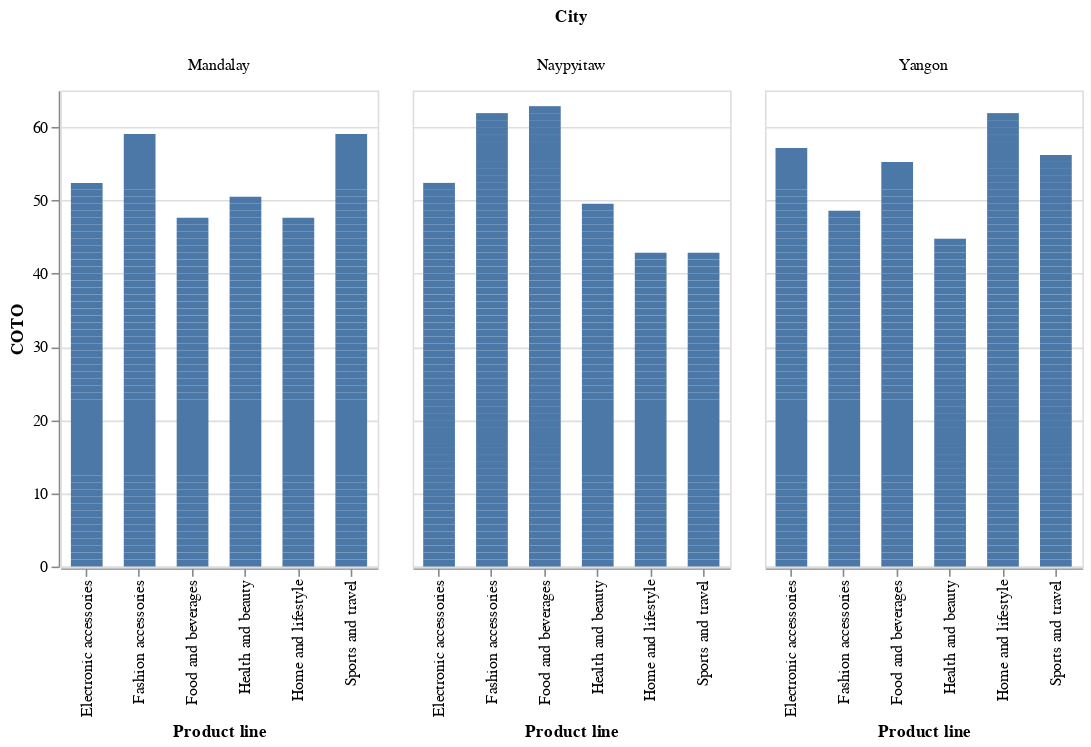

Notebook cell for this chart:
### Code cell
alt.Chart(df).mark_bar(size=20).encode(
     alt.X("Product line:N"),
     alt.Y("COTO:Q"),
     column="City:N",
 ).properties(width=200)

### Figure 1 — Vega-Lite specification as saved in the notebook (floating-point values rounded to 4 significant figures; data arrays with more than 128 entries replaced by an {"elided": "..."} marker saying what was removed)
{"config": {"view": {"continuousWidth": 400, "continuousHeight": 300}}, "data": {"name": "data-b9ae593bac529d5f1fb37caa1b2fcd30"}, "mark": {"type": "bar", "size": 20}, "encoding": {"column": {"type": "nominal", "field": "City"}, "x": {"type": "nominal", "field": "Product line"}, "y": {"type": "quantitative", "field": "COTO"}}, "width": 200, "$schema": "https://vega.github.io/schema/vega-lite/v4.8.1.json", "datasets": {"data-b9ae593bac529d5f1fb37caa1b2fcd30": {"elided": "1000 records"}}}
